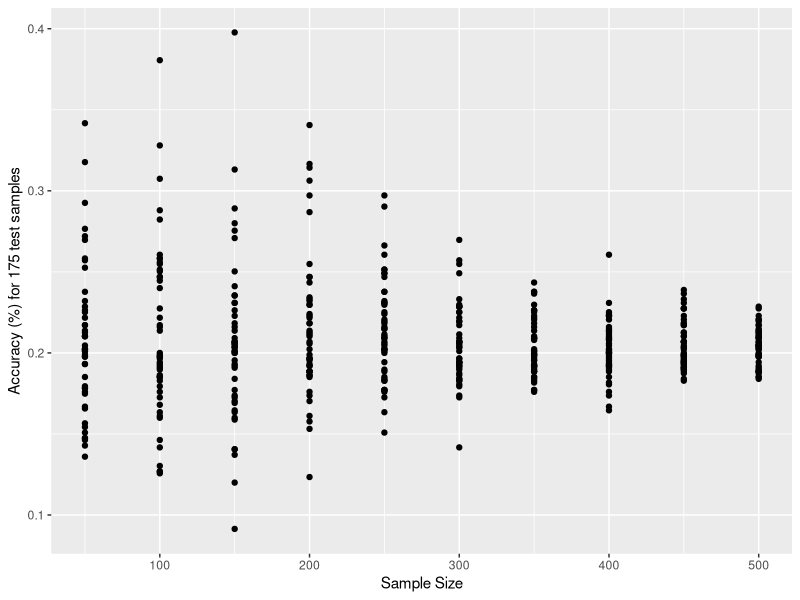
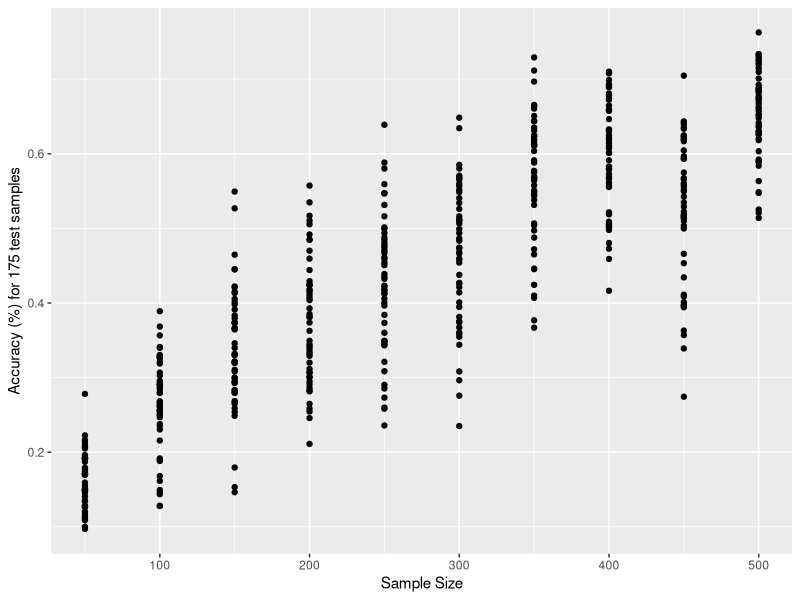
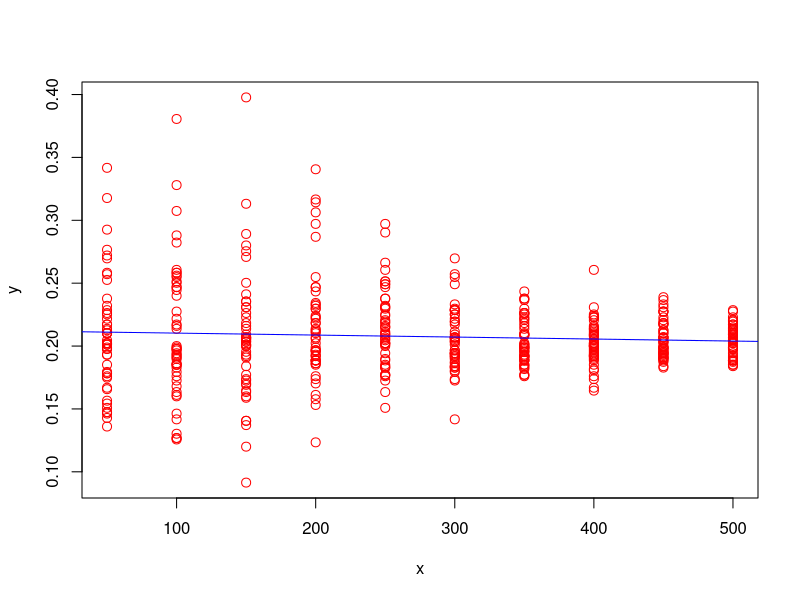
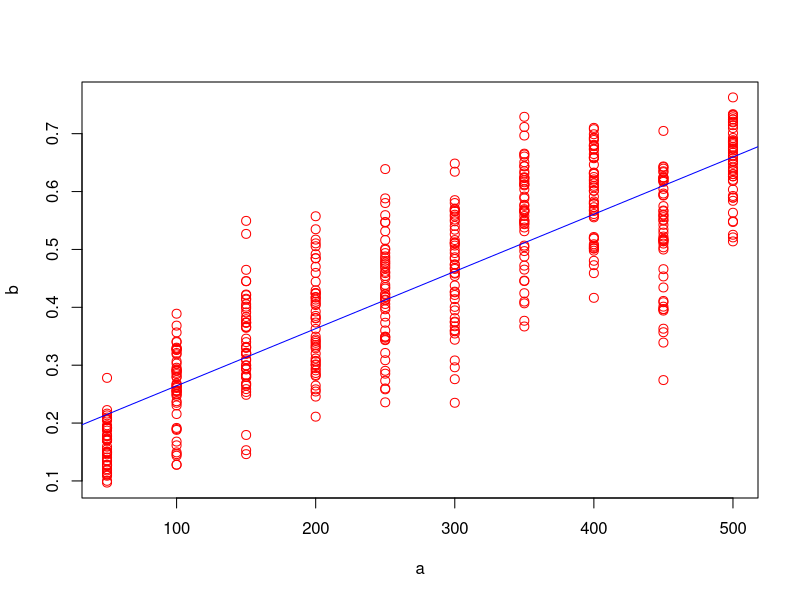
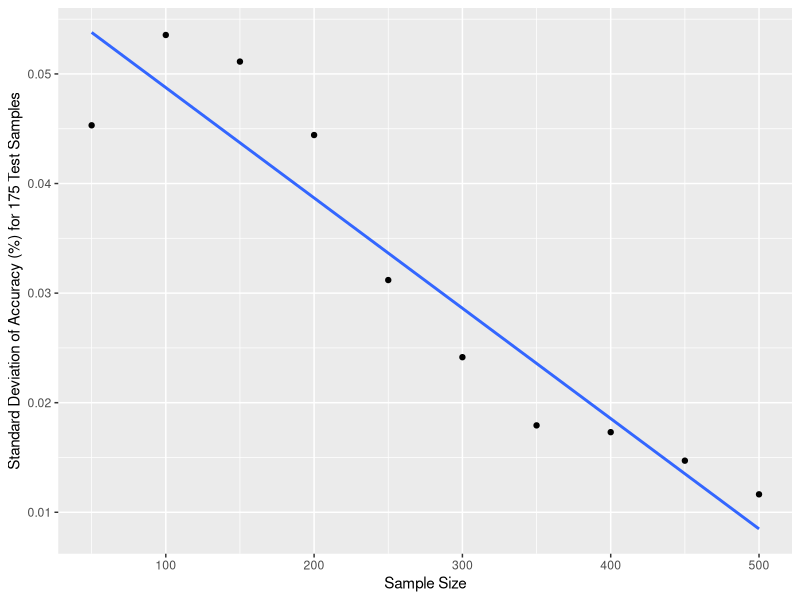
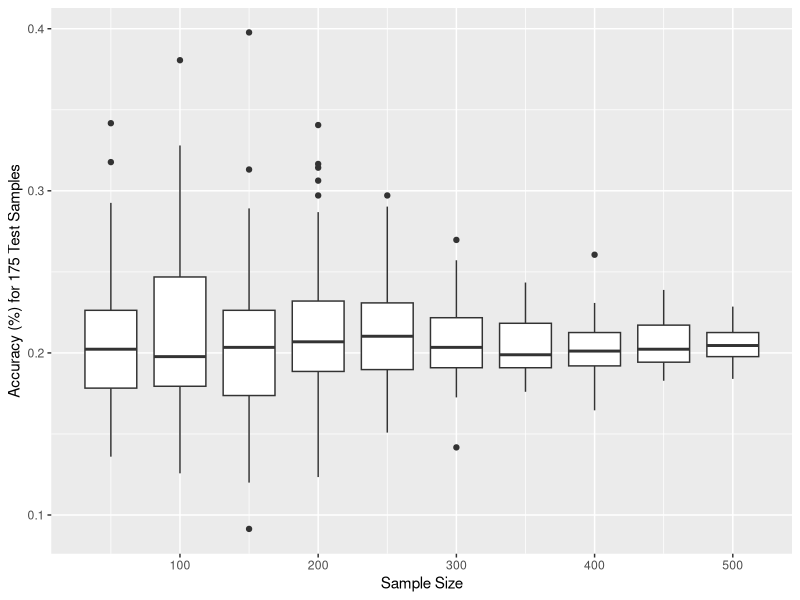
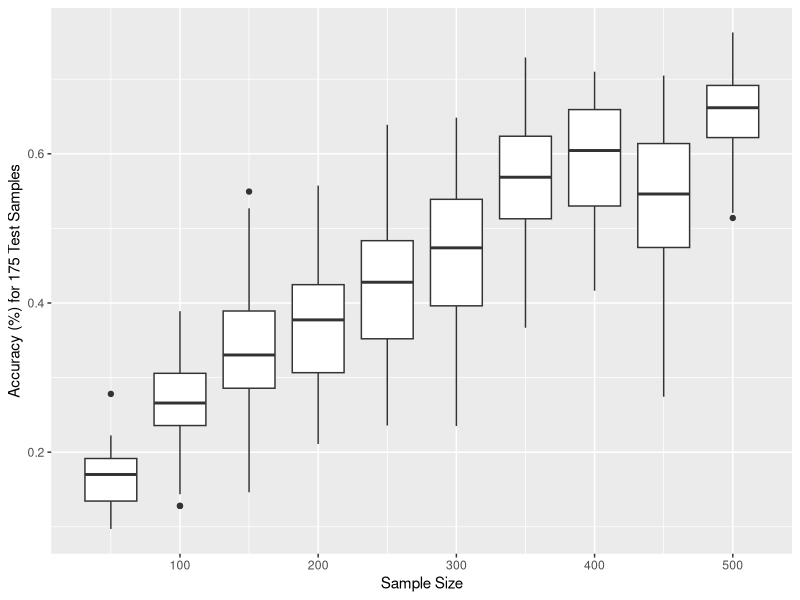

These charts were generated, in order, by the following R code:
## ---- chunk 1
library(tidyverse)
library(readr)
## ---- chunk 2
particledata <- read_csv("samples_test_175_data.csv")
particledata <- particledata %>%
  select(-...1)

particledata_long <- particledata %>%
  select(-`550 samples`, -`600 samples`, -`650 samples`, -`700 samples`) %>%
  rename(`50` = `50 samples`,
         `100` = `100 samples`,
         `150` = `150 samples`,
         `200` = `200 samples`,
         `250` = `250 samples`,
         `300` = `300 samples`,
         `350` = `350 samples`,
         `400` = `400 samples`,
         `450` = `450 samples`,
         `500` = `500 samples`,) %>%
  pivot_longer(names_to = "samplesize",
               values_to = "percentaccuracy",
               '50' : '500')
particledata_long$samplesize <- as.double(particledata_long$samplesize)
particledata_long
## ---- chunk 3
handwrittendata <- read_csv("handwrittendigits175testdata.csv")
handwrittendata <- handwrittendata %>%
  select(-...1)

handwrittendata_long <- handwrittendata %>%
  select(-`550 samples`, -`600 samples`, -`650 samples`, -`700 samples`) %>%
  rename(`50` = `50 samples`,
         `100` = `100 samples`,
         `150` = `150 samples`,
         `200` = `200 samples`,
         `250` = `250 samples`,
         `300` = `300 samples`,
         `350` = `350 samples`,
         `400` = `400 samples`,
         `450` = `450 samples`,
         `500` = `500 samples`,) %>%
  pivot_longer(names_to = "samplesize",
               values_to = "percentaccuracy",
               '50' : '500')
handwrittendata_long$samplesize <- as.double(handwrittendata_long$samplesize)
handwrittendata_long
## ---- chunk 4
particledatastats <- particledata_long %>%
  group_by(samplesize) %>%
  summarize(average = mean(percentaccuracy),
            sd = sd(percentaccuracy),
            min = min(percentaccuracy),
            Q1 = quantile(percentaccuracy, probs = 0.25),
            median = median(percentaccuracy),
            Q3 = quantile(percentaccuracy, probs = 0.75),
            max = max(percentaccuracy),
            IQR = Q3 - Q1) %>%
  arrange(samplesize)
particledatastats
## ---- chunk 5
handwrittendatastats <- handwrittendata_long %>%
  group_by(samplesize) %>%
  summarize(average = mean(percentaccuracy),
            sd = sd(percentaccuracy),
            min = min(percentaccuracy),
            Q1 = quantile(percentaccuracy, probs = 0.25),
            median = median(percentaccuracy),
            Q3 = quantile(percentaccuracy, probs = 0.75),
            max = max(percentaccuracy),
            IQR = Q3 - Q1) %>%
  arrange(samplesize)
handwrittendatastats
## ---- chunk 6
particledata_long %>%
  ggplot(aes(x = samplesize, y = percentaccuracy)) +
  geom_point() + 
  labs(x = "Sample Size",
       y = "Accuracy (%) for 175 test samples")
## ---- chunk 7
handwrittendata_long %>%
  ggplot(aes(x = samplesize, y = percentaccuracy)) +
  geom_point() + 
  labs(x = "Sample Size",
       y = "Accuracy (%) for 175 test samples")
## ---- chunk 8
x = particledata_long$samplesize
y = particledata_long$percentaccuracy

plot(x, y, col = 'red', cex = 1.2)
abline(lm(y ~ x), col = 'blue')
## ---- chunk 9
summary(lm(y ~ x))$coefficients
## ---- chunk 10
particleml = lm(y ~ x, data = particledata_long)
summary(particleml)$r.squared
## ---- chunk 11
a = handwrittendata_long$samplesize
b = handwrittendata_long$percentaccuracy

plot(a, b, col = 'red', cex = 1.2)
abline(lm(b ~ a), col = 'blue')
## ---- chunk 12
summary(lm(b ~ a))$coefficients
## ---- chunk 13
handwrittenml = lm(b ~ a, data = handwrittendata_long)
summary(handwrittenml)$r.squared
## ---- chunk 14
particledatastats %>%
  ggplot(aes(x = samplesize, y = sd)) + 
  geom_point() +
  labs(x = "Sample Size",
       y = "Standard Deviation of Accuracy (%) for 175 Test Samples") +
  geom_smooth(se = FALSE, method = 'lm')
## ---- chunk 15
c = particledatastats$sd
d = particledatastats$samplesize
summary(lm(c ~ d))$coefficients
## ---- chunk 16
ggplot(particledata_long, aes(x = samplesize, y = percentaccuracy)) +
  geom_boxplot(aes(group = samplesize)) +
  labs(x = "Sample Size",
       y = "Accuracy (%) for 175 Test Samples")
## ---- chunk 17
ggplot(handwrittendata_long, aes(x = samplesize, y = percentaccuracy)) +
  geom_boxplot(aes(group = samplesize)) +
  labs(x = "Sample Size",
       y = "Accuracy (%) for 175 Test Samples")
